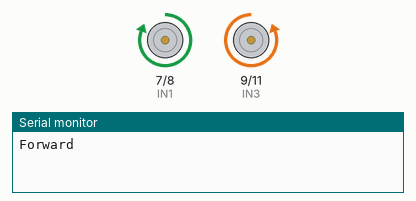
The sketch below on a simulated Arduino Uno, built with avr-gcc and run on an emulated ATmega328P. On the bench: motor-driver pin pairs drawn as motors (green arrow = first pin HIGH = forward, orange = second pin HIGH = backward, longer = more drive, scaled by the enable pin), the last lines printed to the serial monitor.

Above: at 0.5 s.
At 2.5 s:
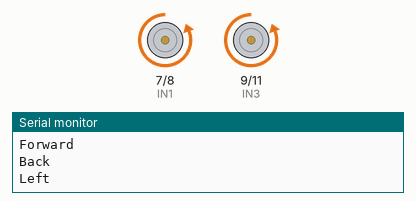
Timing chart, 0 to 5.2 s (numbered marks = the images above):
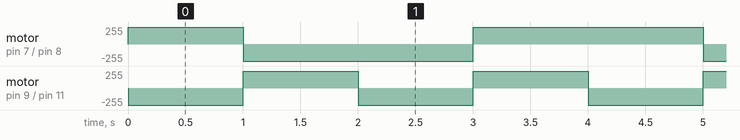

Measured:
- by itself, motor on pin 7 (IN1) / pin 8 (IN2): repeats every 4.0 s: backward 255/255 2.0 s, forward 255/255 2.0 s
- by itself, motor on pin 9 (IN3) / pin 11 (IN4): alternates forward 255/255 for 1.0 s and backward 255/255 for 1.0 s

The sketch:

01-a-auto_go.ino
```cpp
//www.elegoo.com

//    The direction of the car's movement
//  ENA   ENB   IN1   IN2   IN3   IN4   Description
//  HIGH  HIGH  HIGH  LOW   LOW   HIGH  Car is runing forward
//  HIGH  HIGH  LOW   HIGH  HIGH  LOW   Car is runing back
//  HIGH  HIGH  LOW   HIGH  LOW   HIGH  Car is turning left
//  HIGH  HIGH  HIGH  LOW   HIGH  LOW   Car is turning right
//  HIGH  HIGH  LOW   LOW   LOW   LOW   Car is stoped
//  HIGH  HIGH  HIGH  HIGH  HIGH  HIGH  Car is stoped
//  LOW   LOW   N/A   N/A   N/A   N/A   Car is stoped


//define L298n module IO Pin
#define ENB 5
#define IN1 7
#define IN2 8
#define IN3 9
#define IN4 11
#define ENA 6

void forward(){
  digitalWrite(ENA, HIGH);    //enable L298n A channel
  digitalWrite(ENB, HIGH);    //enable L298n B channel
  digitalWrite(IN1, HIGH);    //set IN1 hight level
  digitalWrite(IN2, LOW);     //set IN2 low level
  digitalWrite(IN3, LOW);     //set IN3 low level
  digitalWrite(IN4, HIGH);    //set IN4 hight level
  Serial.println("Forward");  //send message to serial monitor
}

void back(){
  digitalWrite(ENA, HIGH);
  digitalWrite(ENB, HIGH);
  digitalWrite(IN1, LOW);
  digitalWrite(IN2, HIGH);
  digitalWrite(IN3, HIGH);
  digitalWrite(IN4, LOW);
  Serial.println("Back");
}

void left(){
  digitalWrite(ENA, HIGH);
  digitalWrite(ENB, HIGH);
  digitalWrite(IN1, LOW);
  digitalWrite(IN2, HIGH);
  digitalWrite(IN3, LOW);
  digitalWrite(IN4, HIGH);
  Serial.println("Left");
}

void right(){
  digitalWrite(ENA, HIGH);
  digitalWrite(ENB, HIGH);
  digitalWrite(IN1, HIGH);
  digitalWrite(IN2, LOW);
  digitalWrite(IN3, HIGH);
  digitalWrite(IN4, LOW);
  Serial.println("Right");
}

//before execute loop() function,
//setup() function will execute first and only execute once
void setup() {
  Serial.begin(9600);     //open serial and set the baudrate
  pinMode(IN1, OUTPUT);   //before useing io pin, pin mode must be set first
  pinMode(IN2, OUTPUT);
  pinMode(IN3, OUTPUT);
  pinMode(IN4, OUTPUT);
  pinMode(ENA, OUTPUT);
  pinMode(ENB, OUTPUT);
}

//Repeat execution
void loop() {
  forward();    //go forward
  delay(1000);  //delay 1000 ms
  back();       //go back
  delay(1000);
  left();       //turning left
  delay(1000);
  right();      //turning right
  delay(1000);
}
```
